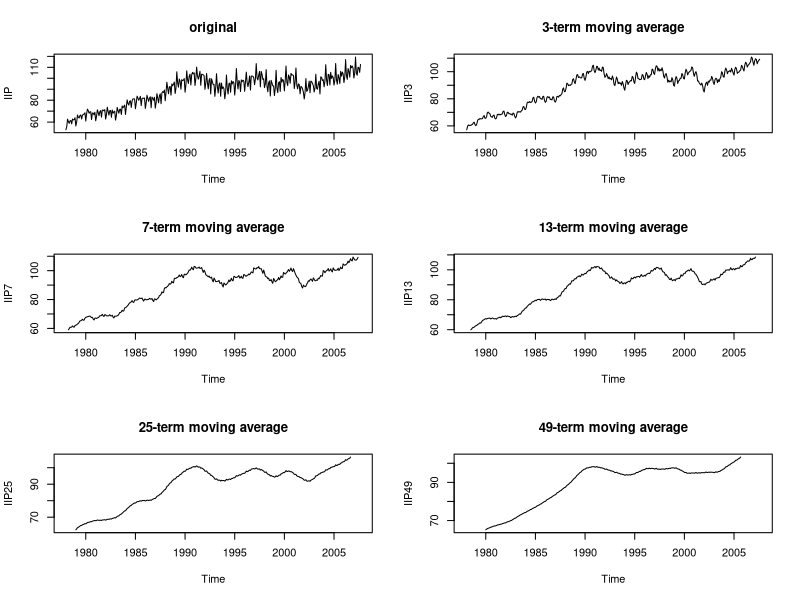

Here is the R script that generated this plot:
# loading data
xdata <- read.csv("../data/IIPO1978.csv",skip=2,header=TRUE)
IIP <- ts(xdata$IIP,start=c(1978,1),frequency=12)

# various weights
w3 <- rep(1,3)/3; w7<- rep(1,7)/7; w13 <- rep(1,13)/13
w25<- rep(1,25)/25; w49<- rep(1,49)/49

# various moving averages
IIP3 <- filter(IIP,filter=w3,sides=2)
IIP7 <- filter(IIP,filter=w7,sides=2)
IIP13 <-filter(IIP,filter=w13,sides=2)
IIP25 <- filter(IIP,filter=w25,sides=2)
IIP49 <- filter(IIP,filter=w49,sides=2)

#draw
par(mfrow=c(3,2))
ts.plot(IIP,type="l",main="original")
ts.plot(IIP3,type="l",main="3-term moving average")
ts.plot(IIP7,type="l",main="7-term moving average")
ts.plot(IIP13,type="l",main="13-term moving average")
ts.plot(IIP25,type="l",main="25-term moving average")
ts.plot(IIP49,type="l",main="49-term moving average")
par(mfrow=c(1,1))
